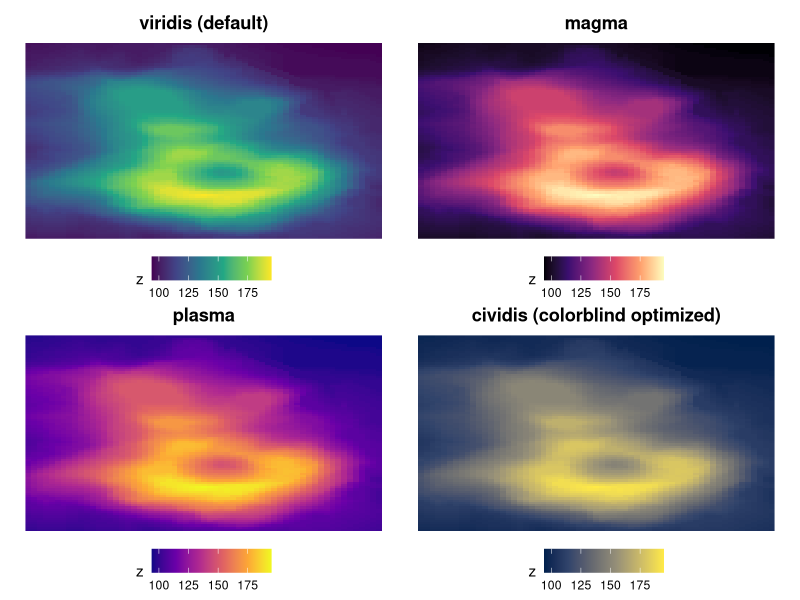
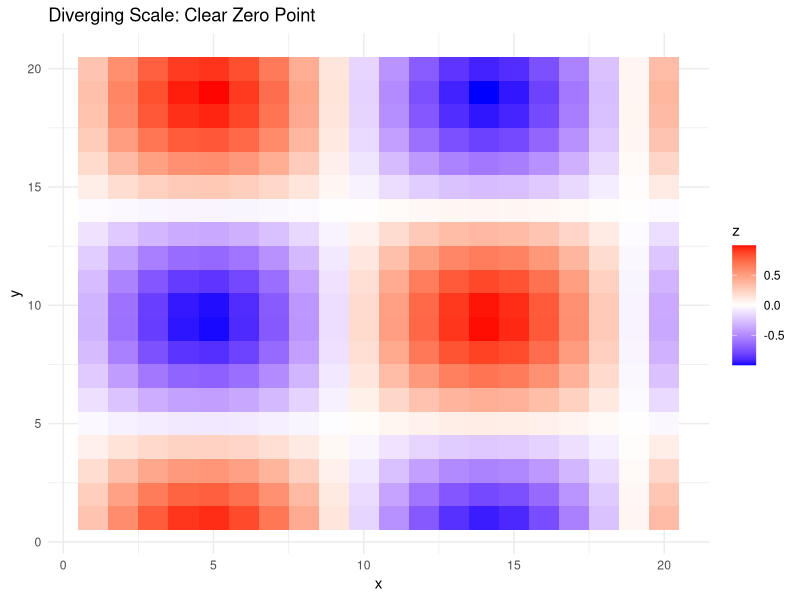
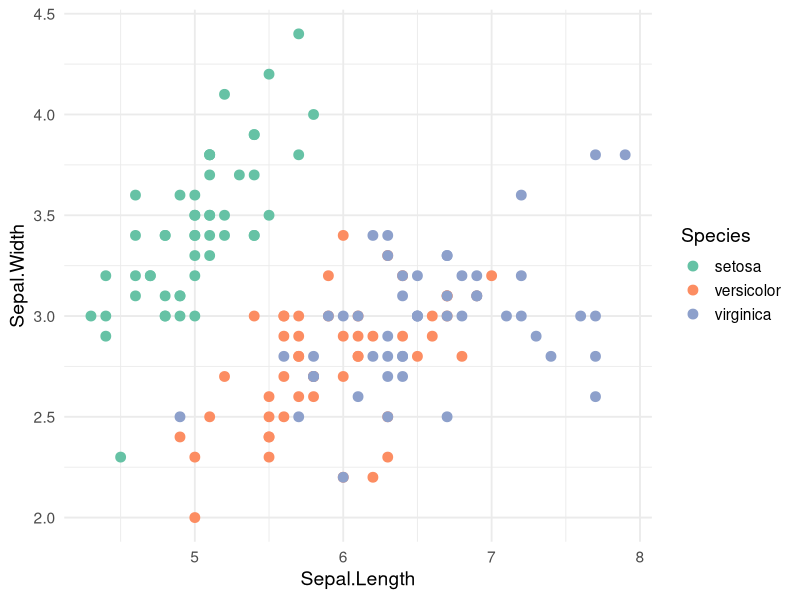

Recreate these plots in R, in order.
## ---- chunk 1
#| label: setup-colors
#| include: false
library(ggplot2)
library(viridis)
library(RColorBrewer)
library(colorspace)
library(dichromat)
library(scales)
library(patchwork)
## ---- chunk 2
#| label: viridis-demo
#| echo: true
#| fig-width: 10
#| fig-height: 6

# Create sample data
volcano_df <- data.frame(
  x = rep(1:ncol(volcano), each = nrow(volcano)),
  y = rep(1:nrow(volcano), ncol(volcano)),
  z = as.vector(volcano)
)

base_plot <- ggplot(volcano_df, aes(x, y, fill = z)) +
  geom_raster() +
  theme_void() +
  theme(legend.position = "bottom",
        plot.title = element_text(face = "bold", hjust = 0.5))

p1 <- base_plot + scale_fill_viridis_c(option = "viridis") +
  labs(title = "viridis (default)")
p2 <- base_plot + scale_fill_viridis_c(option = "magma") +
  labs(title = "magma")
p3 <- base_plot + scale_fill_viridis_c(option = "plasma") +
  labs(title = "plasma")
p4 <- base_plot + scale_fill_viridis_c(option = "cividis") +
  labs(title = "cividis (colorblind optimized)")

(p1 | p2) / (p3 | p4)
## ---- chunk 3
#| label: diverging-demo
#| echo: true
#| fig-width: 8
#| fig-height: 4

# Simulate data with meaningful center
set.seed(123)
diverging_data <- expand.grid(x = 1:20, y = 1:20)
diverging_data$z <- with(diverging_data, sin(x/3) * cos(y/3))

p_div <- ggplot(diverging_data, aes(x, y, fill = z)) +
  geom_tile() +
  scale_fill_gradient2(low = "blue", mid = "white", high = "red",
                       midpoint = 0) +
  theme_minimal() +
  labs(title = "Diverging Scale: Clear Zero Point")

p_div
## ---- chunk 4
#| label: colorbrewer-demo
#| echo: true
#| fig-width: 8
#| fig-height: 5

ggplot(iris, aes(Sepal.Length, Sepal.Width, color = Species)) +
  geom_point(size = 3) +
  scale_color_brewer(palette = "Set2") +  # or "Dark2", "Set1"
  theme_minimal(base_size = 14)
